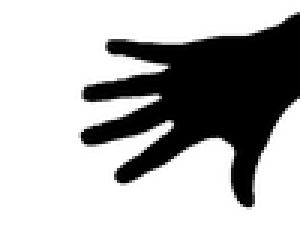
#> input picture hw3/src/img/p1/open-bw-full.png, 100 x 75 px, shrunk from 400 x 300 before the run (shown 3 times larger); the run also reads 1 picture not shown here
$ python hw3_p1.py
#> lines starting #> are read from the running program, lines starting #| are printed output that depends on the picture; after the words box and inside, x2 and y2 are one past the last pixel; in counts of white or black regions, pixels touching at a corner belong together
### hw3/src/hw3_p1_utils.py
""" Code for HW3 part 1 utility functions

Author: Alex Wong (awong1@bu.edu)
        Shawn Lin (shawnlin@bu.edu)
"""

import numpy as np
import cv2
import matplotlib.pyplot as plt
import os

# ========== UTILS ==========
def get_unique_colors(img):
    return (np.unique(img.reshape(-1, img.shape[2]), axis=0))

def getNextNewColor(usedColors):
    newColor = (np.random.choice(range(256), size=3))
    while np.any([np.all(uc == newColor) for uc in usedColors]): # if newColor matches any of the oldColors
        newColor = (np.random.choice(range(256), size=3))
    return newColor

def gen_color_key(color):
    return "_".join(str(channel) for channel in color)

def pretty_print_obj(obj):
    for (k,v) in obj.items():
        print(k,":",v)

# ========== Connected Components ==========
def floodfill(surface, x, y, oldColors, usedColors):
    if surface[x][y] not in oldColors: # Has new color already. No need to look.
        return surface, usedColors

    colorOfFocus = surface[x][y].copy()
    newColor = getNextNewColor(usedColors)
    usedColors = np.vstack([usedColors, newColor])

    # Add first coord into stack
    theStack = [(x, y)]

    while len(theStack) > 0:
        x, y = theStack.pop()

        if x < 0 or x > surface.shape[0]-1 or y < 0 or y > surface.shape[1]-1: # Out of Bounds
            continue

        if np.all(surface[x][y] == colorOfFocus):
            surface[x][y] = newColor
            theStack.append((x+1, y))  # right
            theStack.append((x-1, y))  # left
            theStack.append((x, y+1))  # down
            theStack.append((x, y-1))  # up

    return surface, usedColors

def flood_fill_multi(img, debug=False):
    oldColors = get_unique_colors(img)
    usedColors = get_unique_colors(img)

    if debug:
        print("Used Colors")
        plt.imshow(usedColors)
        plt.show()

    for i in range(img.shape[0]):
        for j in range(img.shape[1]):
            img, usedColors = floodfill(img, i, j, oldColors, usedColors)

    return img, usedColors

def get_largest_components(img, usedColors, n=2):
    h = {}
    # Get count of all connected components
    for i in range(img.shape[0]):
        for j in range(img.shape[1]):
            color = img[i][j]
            color_key = gen_color_key(color)
            if color_key in h.keys():
                h[color_key] += 1
            else:
                h[color_key] = 1

    h_desc = [item[0] for item in sorted(h.items(), key = lambda kv:(kv[1], kv[0]))]    # filter
    h_desc_rev_filt = list(reversed(h_desc))[:n]
    top_n_components = [[int(ck) for ck in colorkey.split('_')] for colorkey in h_desc_rev_filt]
    return top_n_components

def filter_out_colors(img, colors, bgColor):
    for i in range(img.shape[0]):
        for j in range(img.shape[1]):
            curr_color = img[i][j]
            if not np.any([np.all(c == curr_color) for c in colors]):  #  if curr_color not in c ,then change current pixel to bgColor
                img[i][j] = bgColor
    return img

# Image preprocess
def img_preprocess_0(img):
    kernel_10x10 = np.ones((10,10),np.uint8)
    img = cv2.morphologyEx(img, cv2.MORPH_OPEN, kernel_10x10) # Open. Fill in any holes.
    img = cv2.GaussianBlur(img, (5,5), 0)
    img = cv2.morphologyEx(img, cv2.MORPH_OPEN, kernel_10x10) # Open. Fill in any holes.
    img = cv2.GaussianBlur(img, (5,5), 0)

    _, img = cv2.threshold(img,250,255,cv2.THRESH_BINARY)
    return img

def img_preprocess_1(img):
    kernel_2x2 = np.ones((2,2),np.uint8)
    img = cv2.erode(img, kernel_2x2, iterations=1)
    img = cv2.GaussianBlur(img, (5,5), 0)
    img = cv2.dilate(img, kernel_2x2, iterations=1)
    _, img = cv2.threshold(img,175,255,cv2.THRESH_BINARY)
    return img

def img_preprocess_2(img):
    kernel_5x5 = np.ones((5,5),np.uint8)
    kernel_3x3 = np.ones((3,3),np.uint8)

    img = cv2.morphologyEx(img, cv2.MORPH_OPEN, kernel_5x5) # Open. Fill in any holes.
    img = cv2.morphologyEx(img, cv2.MORPH_CLOSE, kernel_3x3) # Close. Remove small blob
    _, img = cv2.threshold(img,100,255,cv2.THRESH_BINARY)
    return img

def img_preprocess_3(img):
    kernel_10x10 = np.ones((10,10),np.uint8)
    kernel_7x7 = np.ones((7,7),np.uint8)
    kernel_3x3 = np.ones((3,3),np.uint8)

    img = cv2.morphologyEx(img, cv2.MORPH_CLOSE, kernel_10x10) # Close. Remove small blob
    img = cv2.morphologyEx(img, cv2.MORPH_CLOSE, kernel_10x10) # Close. Remove small blob
    img = cv2.morphologyEx(img, cv2.MORPH_CLOSE, kernel_7x7) # Close. Remove small blob
    img = cv2.morphologyEx(img, cv2.MORPH_OPEN, kernel_3x3) # Close. Remove small blob
    _, img = cv2.threshold(img,127,255,cv2.THRESH_BINARY)
    return img

def get_connected_components(img, preprocess_mode, n=2, debug=False, output_res=False):
    if debug:
        print("Original")
        plt.imshow(img)
        plt.show()

    if preprocess_mode == 0:
        img = img_preprocess_0(img)
    if preprocess_mode == 1:
        img = img_preprocess_1(img)
    elif preprocess_mode == 2:
        img = img_preprocess_2(img)
    else:
        img = img_preprocess_3(img)

    img, usedColors, = flood_fill_multi(img, debug=debug)

    if debug:
        print("After preprocess and floodfill multi")
        plt.imshow(img)
        plt.show()

    largest_colors = get_largest_components(img, usedColors, n=n)
    if debug:
        print("Largest_colors", largest_colors)
        plt.imshow(np.array([largest_colors]))
        plt.show()

    if n > 1:
        largest_colors = largest_colors[1:]

    img = filter_out_colors(img, largest_colors, [255, 255, 255])
    if debug or output_res:
        print("After filter out smallest colors")
        plt.imshow(img)
        plt.show()

    return img, largest_colors

# ========== Boundary Tracing ==========

def get_next_cw_pos(center, curr): # Get next clockwise pixel based on curr and center.
#     '''
#     C is left of center.
#     [[...],
#      [C center X]]
#     '''
    if curr[1] == center[1] and curr[0]+1 == center[0]:
        return [curr[0], curr[1]-1]
#     '''
#     C is left-top of center.
#     [[C X X],
#      [X center X]]
#      '''
    elif curr[1]+1 == center[1] and curr[0]+1 == center[0]:
        return [curr[0]+1, curr[1]]
#     '''
#     C is top of center.
#     [[X C X],
#      [X center X]]
#     '''
    elif curr[1]+1 == center[1] and curr[0] == center[0]:
        return [curr[0]+1, curr[1]]
#     '''
#     C is top-right of center.
#     [[X X C],
#      [X center X]]
#     '''
    elif curr[1]+1 == center[1] and curr[0]-1 == center[0]:
        return [curr[0], curr[1]+1]
#     '''
#     C is right of center.
#     [[X X X],
#      [X center C]]
#     '''
    elif curr[1] == center[1] and curr[0]-1 == center[0]:
        return [curr[0], curr[1]+1]
#     '''
#     C is right-bot of center.
#     [[X X X],
#      [X center X],
#      [X X C]]
#     '''
    elif curr[1]-1 == center[1] and curr[0]-1 == center[0]:
        return [curr[0]-1, curr[1]]
#     '''
#     C is bot of center.
#     [[X X X],
#      [X center X],
#      [X C X]]
#     '''
    elif curr[1]-1 == center[1] and curr[0] == center[0]:
        return [curr[0]-1, curr[1]]
#     '''
#     C is left-bot of center.
#     [[X X X],
#      [X center X],
#      [C X X]]
#     '''
    elif curr[1]-1 == center[1] and curr[0]+1 == center[0]:
        return [curr[0], curr[1]-1]
#     '''
#     C is left of center.
#     [[X X X],
#      [C center X],
#      [X X X]]
#     '''
    elif curr[1] == center[1] and curr[0]+1 == center[0]:
        return [curr[0], curr[1]-1]
    else:
        print("ERROR")

def boundary_tracing(img, target_colors, boundary_draw_color, debug=False):
    # p = current pixel, c = pixel in consideration, b = pixel that is used to enter into p, B = boundaries
    B = []
    ptColor = [255,255,255]
    start = None

    #   From bottom to top and left to right scan the cells of T until a black pixel, s, of P is found.
    for j in range(img.shape[0]):
        if start is not None:
            break
        for i in range(img.shape[1]):

            if start is not None:
                break

            if np.any([np.all(img[j][i] == tc) for tc in target_colors]): # is ptColor
                start = [i,j]
                if debug:
                    print("Found first black pixel (i,j) = ({})".format(start))

    if start is None:
        print("ERROR | Start is None")
        return None, None

    B.append(start)
    p = start
    b = [start[0]-1, start[1]] # TODO: border handle cases.
    c = get_next_cw_pos(p, b)
    if debug:
        print("About to start. Next move is c={}, b={}".format(c,b))

    while not np.all(c == start): # while c != start
        if c[0] < 0 or c[0] > img.shape[1]-1 or c[1] < 0 or c[1] > img.shape[0]-1: # Out of bounds
            b = c
            c = get_next_cw_pos(p, b)
            if debug:
                print("out of bounds. Continue . Next move is c={}, b={}".format(c,b))
        elif np.any([np.all(img[c[1]][c[0]] == tc) for tc in target_colors]): # color at c is pointColor
            B.append(c)
            p = c
            c = get_next_cw_pos(p, b)
            if debug:
                print("Add c into B. Next move is B={}, c={}, b={}.".format(B,c,b))
        else:
            b = c
            c = get_next_cw_pos(p, b)
            if debug:
                print("No find black pixel. Next move is c={}, b={}".format(c,b))

    # Draw Boundary with orig
    boundary_overlay_img = img.copy()
    for b_coord in B:
        boundary_overlay_img[b_coord[1]][b_coord[0]] = boundary_draw_color

    # Draw just boundary
    boundary_img = np.ones(img.shape) * 255
    for boundary in B:
        boundary_img[boundary[1], boundary[0]] = (0,0,0)

    return B, boundary_overlay_img, boundary_img

# ========== Skeletonize ==========
def skeletonize(img, gray_then_thres=False, debug=False):
    """ OpenCV function to return a skeletonized version of img, a Mat object"""
    img = cv2.cvtColor(img, cv2.COLOR_BGR2GRAY)
    if gray_then_thres:
        _, img = cv2.threshold(img,250,255,cv2.THRESH_BINARY)   # double threshold - 2 images
    img = cv2.bitwise_not(img)  # flip

    #  hat tip to http://felix.abecassis.me/2011/09/opencv-morphological-skeleton/
    ret,img = cv2.threshold(img,10,255,0)   # threshold

    img = img.copy()
    skel = img.copy()

    skel[:,:] = 0   # blank template
    kernel = cv2.getStructuringElement(cv2.MORPH_CROSS, (3,3))

    count = 0
    while True:
        eroded = cv2.morphologyEx(img, cv2.MORPH_ERODE, kernel)
        temp = cv2.morphologyEx(eroded, cv2.MORPH_DILATE, kernel) # Opening
        temp  = cv2.subtract(img, temp) # Get (next) outer layer skeleton
        skel = cv2.bitwise_or(skel, temp)   # add onto skel

        img[:,:] = eroded[:,:]
        count += 1
        if debug:
            print("count=", count)
        if cv2.countNonZero(img) == 0:  # until image is 0 (cannot erode anymore)
            break

    return skel

# ========== Image Moments ==========
# For each relevant region/object, compute the area,
# orientation, and circularity (Emin/Emax). Also, identify
# and count the boundary pixels of each region, and compute
# compactness, the ratio of the area to the perimeter.
def calc_center_of_mass(img, obj_color):
    x_bar = 0
    y_bar = 0
    area = 0

    for i in range(img.shape[1]):
        for j in range(img.shape[0]):
            if np.any(np.all(img[j][i] == obj_color)):
                area += 1
                x_bar += i
                y_bar += j

    x_bar = x_bar/area
    y_bar = y_bar/area

    return area, x_bar, y_bar

def calc_perimeter(boundary_img, boundary_color=[0,0,0]):
    perimeter = 0

    for i in range(boundary_img.shape[1]):
        for j in range(boundary_img.shape[0]):
            if np.any(np.all(boundary_img[j][i] == boundary_color)):
                perimeter += 1
    return perimeter

def calc_second_moment(img, obj_color,x_bar, y_bar, area):
    a,b,c = 0,0,0
    for i in range(img.shape[1]): # x
        for j in range(img.shape[0]): # y
            if np.any(np.all(img[j][i] == obj_color)):
                a += pow((i - x_bar), 2)
                b += 2 * (i-x_bar) * (-1 * (j-y_bar))
                c += pow((j - y_bar), 2)
    h = pow(pow((a-c), 2) + pow(b,2), 0.5)

    E_min = (a+c)/2 - pow((a-c),2)/(2*h) - pow(b,2)/(2*h) if h>0 else (a+c)/2
    E_max = (a+c)/2 + pow((a-c),2)/(2*h) + pow(b,2)/(2*h) if h>0 else (a+c)/2
    circularity = E_min/E_max if (E_min > 0 and E_max > 0) else 0
    orientation = np.rad2deg(0.5 * np.arctan(b/(a-c))) if (a-c) != 0 else 90
    return a,b,c,h,E_min,E_max,circularity,orientation

# In: x,y + rgb channel image
def calc_moment_numbers(img, obj_color, boundary_img, debug=False):
    perimeter = calc_perimeter(boundary_img, boundary_color=[0,0,0])
    area, x_bar, y_bar = calc_center_of_mass(img, obj_color)
    compactness = pow(perimeter, 2)/area
    ratio_area_perim = area/perimeter
    a,b,c,h,E_min,E_max,circularity,orientation = calc_second_moment(img, obj_color, x_bar, y_bar, area)

    if debug:
        print("a={},b={},c={},h={},E_min={},E_max={}".format(a,b,c,h,E_min,E_max))
        print("x_bar={}, y_bar={}, perimeter={}".format(x_bar, y_bar, perimeter))
        print("Circularity={},orientation={}".format(circularity,orientation))
        print("Compactness={}, Ratio(area,perim)={}".format(compactness, ratio_area_perim))

    moment_res = {
        'area': area,
        'perimeter': perimeter,
        'ratio_area_perim': ratio_area_perim,
        'compactness': compactness,
        'orientation': orientation,
        'circularity': circularity
    }
    return moment_res

### hw3/src/hw3_p1.py
""" Code for HW3 part 1 binary object analysis

Author: Alex Wong (awong1@bu.edu)
        Shawn Lin (shawnlin@bu.edu)
"""

options = {
    'img_dir': './img/p1',
    'output_dir': './result',
    'write_output': False,
    'show_res': False,
    'show_moment_res': True,
    'moment_debug': True,
    'debug': False,
    'show_which_step': True
}

import numpy as np
import cv2
import matplotlib.pyplot as plt
import os
from hw3_p1_utils import *

def main():
	# 0. Original
	if options['show_which_step']:
		print("0. Getting image")

	open_full = cv2.imread(options['img_dir'] + "/" + 'open-bw-full.png')
#> open_full is the input picture: shape (75, 100, 3); min 0, max 255, mean 175.7
	open_partial = cv2.imread(options['img_dir'] + "/" + 'open-bw-partial.png')
	open_fist = cv2.imread(options['img_dir'] + "/" + 'open_fist-bw.png')
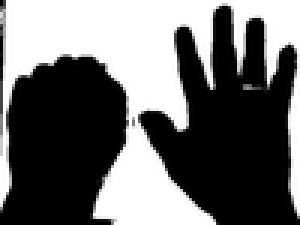
#> input picture hw3/src/img/p1/open_fist-bw.png, 100 x 75 px, shrunk from 400 x 300 before the run (shown 3 times larger)
#> open_fist is the input picture: shape (75, 100, 3); min 0, max 255, mean 108.4
	tumor = cv2.imread(options['img_dir'] + "/" + 'tumor-fold.png')
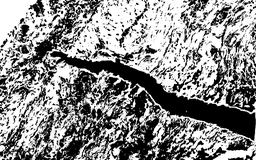
#> input picture hw3/src/img/p1/tumor-fold.png, 256 x 160 px, shrunk from 1024 x 638 before the run
#> tumor is the input picture: shape (160, 256, 3); min 0, max 255, mean 138.4

	if options['show_res']:
	    plt.imshow(open_full)
	    plt.show()
	    plt.imshow(open_partial)
	    plt.show()
	    plt.imshow(open_fist)
	    plt.show()
	    plt.imshow(tumor)
	    plt.show()

	# 1,2. Connected Components + Filter largest components
	if options['show_which_step']:
		print("1,2. Calculating Connected Components + Filter Largest Components")

	open_full_cc, open_full_colors = get_connected_components(open_full, preprocess_mode=0, n=2, debug=options['debug'], output_res=options['debug'])
#> in flood_fill_multi, `oldColors = get_unique_colors(img)`: oldColors = [[0, 0, 0], [255, 255, 255]]
#> the loop in flood_fill_multi, `for i in range(img.shape[0]):` made 75 passes
#> after the loop in flood_fill_multi, `for i in range(img.shape[0]):`: usedColors = [[0, 0, 0], [255, 255, 255], [172, 47, 117], [192, 67, 251], [195, 103, 9]]
#> after the loop in get_largest_components, `for i in range(img.shape[0]):`: h = {'172_47_117': 3995, '192_67_251': 3331, '195_103_9': 174}
#> in get_largest_components, `h_desc = [item[0] for item in sorted(h.items(), key = lambda kv:(kv[1]..`: h_desc = ['195_103_9', '192_67_251', '172_47_117']
#> in get_largest_components, `h_desc_rev_filt = list(reversed(h_desc))[:n]`: h_desc_rev_filt = ['172_47_117', '192_67_251']
#> in get_largest_components, `top_n_components = [[int(ck) for ck in colorkey.split('_')] for colork..`: top_n_components = [[172, 47, 117], [192, 67, 251]]
#> in get_connected_components, `largest_colors = largest_colors[1:]`: largest_colors = [[192, 67, 251]]
#> open_full_colors = [[192, 67, 251]]
	open_partial_cc, open_partial_colors = get_connected_components(open_partial, preprocess_mode=1, n=2, debug=options['debug'], output_res=options['debug'])
#> the loop in flood_fill_multi (call 2), `for i in range(img.shape[0]):` made 75 passes
#> open_partial_colors = [[216, 88, 140]]
	open_fist_cc, open_fist_colors = get_connected_components(open_fist, preprocess_mode=2, debug=options['debug'], n=3, output_res=options['debug'])
#> open_fist_colors = [[254, 79, 175], [142, 167, 32]]
	tumor_cc, tumor_colors = get_connected_components(tumor, preprocess_mode=3, debug=options['debug'], n=2, output_res=options['debug'])
#> call 4 of flood_fill_multi, with debug = False
#> in flood_fill_multi (call 4), `usedColors = get_unique_colors(img)`: usedColors = [[0, 0, 0], [255, 255, 255]]
#> the loop in flood_fill_multi (call 4), `for i in range(img.shape[0]):` made 160 passes
#> after the loop in flood_fill_multi (call 4), `for i in range(img.shape[0]):`:
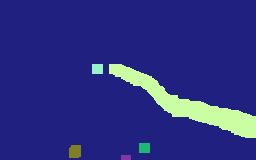
#> img: shape (160, 256, 3); mean of channels 0, 1, 2 129.3, 48.6, 43.6; drawn as B, G, R
#> after the loop in flood_fill_multi (call 4), `for i in range(img.shape[0]):`: usedColors = [[0, 0, 0], [255, 255, 255], [127, 32, 31], [202, 244, 151], [163, 254, 203], [114, 183, 28], [34, 128, 128], [164, 53, 133]]
#> after the loop in filter_out_colors (call 4), `for i in range(img.shape[0]):`:
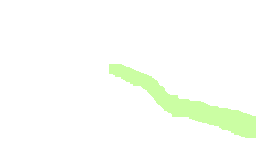
#> img: shape (160, 256, 3); mean of channels 0, 1, 2 248.7, 254.9, 251.4; drawn as B, G, R
#> tumor_colors = [[163, 254, 203]]

	if options['show_res']:
	    plt.imshow(open_full_cc)
	    plt.show()
	    plt.imshow([open_full_colors])
	    plt.show()

	    plt.imshow(open_partial_cc)
	    plt.show()
	    plt.imshow([open_partial_colors])
	    plt.show()

	    plt.imshow(open_fist_cc)
	    plt.show()
	    plt.imshow([open_fist_colors])
	    plt.show()

	    plt.imshow(tumor_cc)
	    plt.show()
	    plt.imshow([tumor_colors])
	    plt.show()

	if options['write_output']:
	    cv2.imwrite(options['output_dir'] + '/open_full_cc.png', open_full_cc)
	    cv2.imwrite(options['output_dir'] + '/open_partial_cc.png', open_partial_cc)
	    cv2.imwrite(options['output_dir'] + '/open_fist_cc.png', open_fist_cc)
	    cv2.imwrite(options['output_dir'] + '/tumor_cc.png', tumor_cc)

	# 3. Boundary
	if options['show_which_step']:
		print("3. Applying boundary tracing algorithm")

	open_full_boundaries, open_full_overlay, open_full_boundary_img = boundary_tracing(open_full_cc, open_full_colors, [0,0,0], debug=options['debug'])
#> after the loop in boundary_tracing, `while not np.all(c == start):`: B = 252 pairs, first value 29 to 99, second value 9 to 74; p = [94, 10]
#> the loop in boundary_tracing, `for b_coord in B:` made 252 passes
#> b_coord on passes 1 to 3: [95, 9], [96, 9], [97, 9]
#> after the loop in boundary_tracing, `for b_coord in B:`:
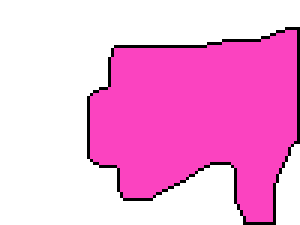
#> boundary_overlay_img: shape (75, 100, 3) (shown 3 times larger); mean of channels 0, 1, 2 220.6, 169.3, 244.8; drawn as B, G, R
#> the loop in boundary_tracing, `for boundary in B:` made 252 passes
#> after the loop in boundary_tracing, `for boundary in B:`:
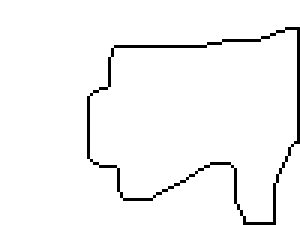
#> boundary_img: shape (75, 100, 3) float64 (shown 3 times larger); 96.6% white; black in thin lines or dots, all inside (x1, y1, x2, y2) = (29, 9, 100, 75)
#> open_full_boundaries has the same summary as B in boundary_tracing
	open_partial_boundary, open_partial_overlay, open_partial_boundary_img = boundary_tracing(open_partial_cc, open_partial_colors, [0,0,0], debug=options['debug'])
#> call 2 of boundary_tracing, with debug = False
#> after the loop in boundary_tracing (call 2), `while not np.all(c == start):`: B = 468 pairs, first value 28 to 99, second value 0 to 74; p = [91, 1]
#> the loop in boundary_tracing (call 2), `for b_coord in B:` made 468 passes
#> b_coord on passes 1 to 3: [90, 0], [91, 0], [92, 0]
#> after the loop in boundary_tracing (call 2), `for b_coord in B:`:
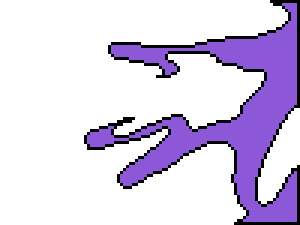
#> boundary_overlay_img: shape (75, 100, 3) (shown 3 times larger); mean of channels 0, 1, 2 231.6, 206.9, 217; drawn as B, G, R
#> the loop in boundary_tracing (call 2), `for boundary in B:` made 468 passes
#> (the rest of the program and of its run is left out)
